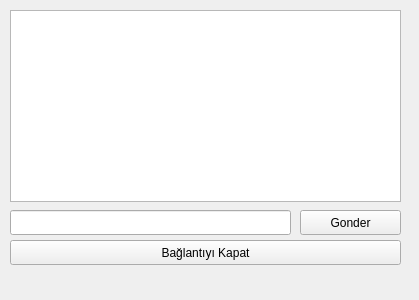
<?xml version="1.0" encoding="UTF-8"?>
<ui version="4.0">
 <class>secondform</class>
 <widget class="QWidget" name="secondform">
  <property name="geometry">
   <rect>
    <x>0</x>
    <y>0</y>
    <width>419</width>
    <height>300</height>
   </rect>
  </property>
  <property name="windowTitle">
   <string>Form</string>
  </property>
  <widget class="QPushButton" name="pushButton">
   <property name="geometry">
    <rect>
     <x>10</x>
     <y>240</y>
     <width>391</width>
     <height>25</height>
    </rect>
   </property>
   <property name="text">
    <string>Bağlantıyı Kapat</string>
   </property>
  </widget>
  <widget class="QLineEdit" name="lineEdit">
   <property name="geometry">
    <rect>
     <x>10</x>
     <y>210</y>
     <width>281</width>
     <height>25</height>
    </rect>
   </property>
  </widget>
  <widget class="QPushButton" name="pushButton_2">
   <property name="geometry">
    <rect>
     <x>300</x>
     <y>210</y>
     <width>101</width>
     <height>25</height>
    </rect>
   </property>
   <property name="text">
    <string>Gonder</string>
   </property>
  </widget>
  <widget class="QListWidget" name="listWidget">
   <property name="geometry">
    <rect>
     <x>10</x>
     <y>10</y>
     <width>391</width>
     <height>192</height>
    </rect>
   </property>
  </widget>
 </widget>
 <resources/>
 <connections/>
</ui>
